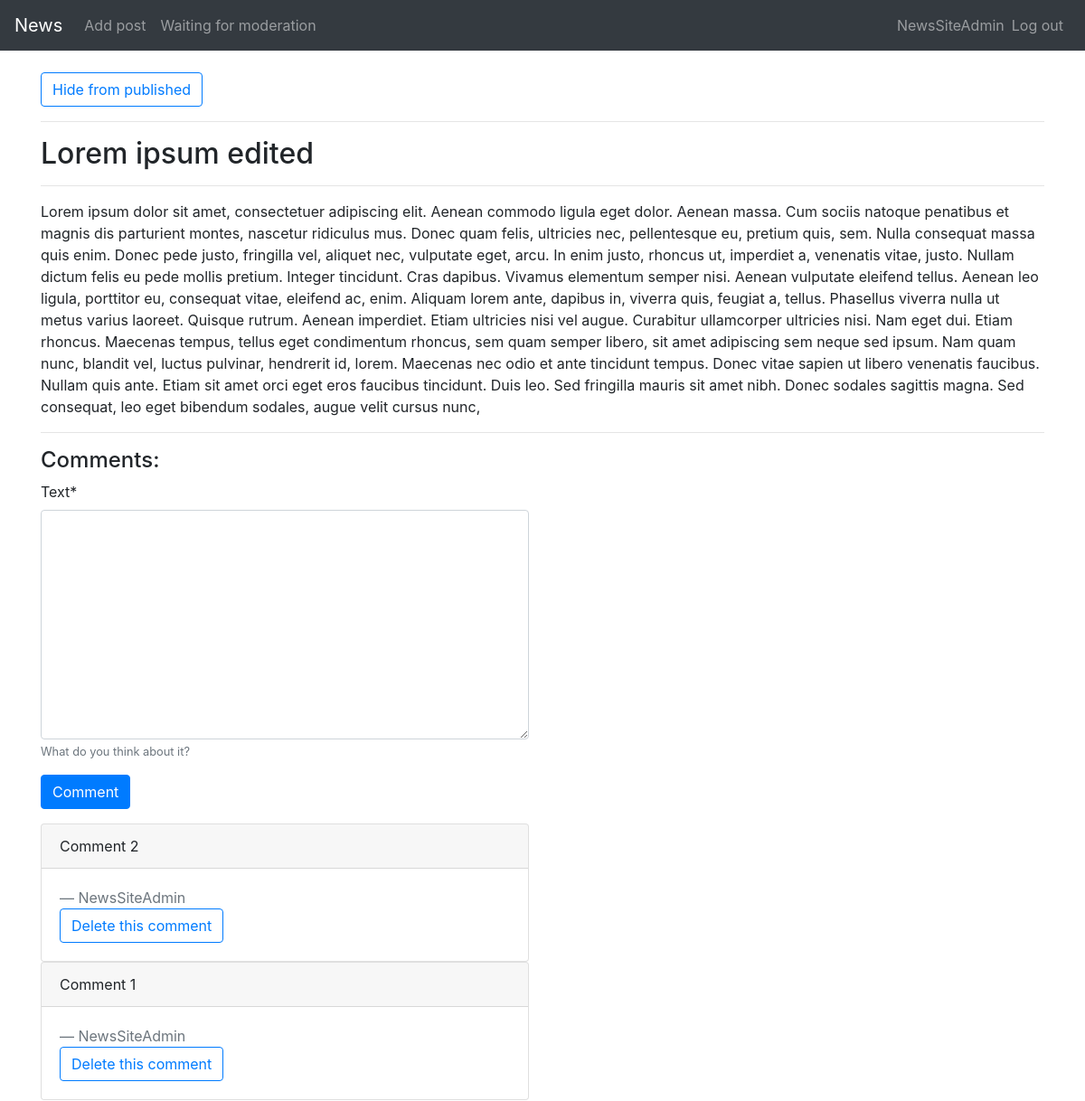
Screenshot of /posts/21 (signed in) with the database file from the repository.
### news/models.py (models this page shows, shortened)
class NewsPost(models.Model):
    title = models.CharField(max_length=64)
    text = RichTextUploadingField(blank=True, null=True)
    published = models.BooleanField(default=False)
    author = models.ForeignKey(User, null=True, on_delete=models.SET_NULL)
    class Meta:
        permissions = [
            ('post_without_moderation', "Can post without moderation")
        ]

class Comment(models.Model):
    text = models.TextField(help_text='What do you think about it?', max_length=1024)
    post = models.ForeignKey(
        NewsPost,
        on_delete=models.CASCADE,
        related_name='comments')
    author = models.ForeignKey(User, null=True, on_delete=models.SET_NULL)

### news/views.py (the view)
# urls.py: path('posts/<int:post_id>', views.show_post, name='posts'),
@login_required(login_url='/login/')
def show_post(request, post_id):
    if request.method == 'POST':
        form = CommentPostForm(request.POST)
        post = NewsPost.objects.get(id=post_id)
        if form.is_valid():
            comment_item = form.save(commit=False)
            comment_item.author = request.user
            comment_item.post = post
            comment_item.save()
            notify_on_comment(get_current_site(request), post, request.user)
    else:
        try:
            post = NewsPost.objects.get(id=post_id)
        except NewsPost.DoesNotExist:
            return redirect('index')
    context = {
        'post': post,
        'is_moderator': request.user.has_perm('news.post_without_moderation'),
        'comments': post.comments.all().order_by('-id'),
        'form': CommentPostForm()}
    return render(request, 'news/post.html', context)

### news/forms.py
class CommentPostForm(forms.ModelForm):
    class Meta:
        model = Comment
        fields = ['text']
    def __init__(self, *args, **kwargs):
        super().__init__(*args, **kwargs)
        self.helper = FormHelper()
        self.helper.form_method = 'post'
        self.helper.add_input(Submit('submit', 'Comment'))

### news/templates/news/post.html (shortened to what this page needs)
{% extends 'news/navbar.html' %}
{% load crispy_forms_tags %}
{% block content %}
    <br>
    {% if is_moderator %}
      <a href="{% url 'send_to_moderation' post.id %}" class="btn btn-outline-primary">Hide from published</a><hr>
    {% endif %}
    <h2>{{ post.title }}</h2>
    <hr>
    {{ post.text | safe }}
    <hr>
    <div class="row justify-content-right">
        <div class="col-6">
            <h4>Comments:</h4>
            {% crispy form %}
            {% for comment in comments %}
                <div class="card">
                  <div class="card-header">
                      {{ comment.text | safe }}
                  </div>
                  <div class="card-body">
                    <blockquote class="blockquote mb-0">
                      <footer class="blockquote-footer">{{ comment.author.username }}</footer>
                    </blockquote>
                  {% if is_moderator %}
                    <a href="{% url 'delete_comment' post.id comment.id %}" class="btn btn-outline-primary">Delete this comment</a>
                  {% endif %}
                  </div>
                </div>
            {% endfor %}
        </div>
    </div>
{% endblock %}

### news/templates/news/navbar.html (shortened to what this page needs)
{%  extends 'news/base.html' %}
{% block navigation %}
<nav class="navbar navbar-expand-lg navbar-dark bg-dark">
      <a class="navbar-brand" href="{% url 'index' %}">News</a>
      <div class="collapse navbar-collapse" id="navbarSupportedContent">
        <ul class="navbar-nav mr-auto">
          <li class="nav-item">
            <a class="nav-link" href="{% url 'add' %}">Add post</a>
          </li>
          {% if is_moderator %}
          <li class="nav-item">
            <a class="nav-link" href="{% url 'waiting_for_moderation' %}">Waiting for moderation</a>
          </li>
          {% endif %}
        </ul>
        <span class="navbar-text">
          {{ request.user.username }}
        </span>
      <ul class="navbar-nav">
          <li class="nav-item">
          <a class="nav-link" href="{% url 'logout' %}">Log out</a>
          </li>
      </ul>
      </div>
    </nav>
{% endblock %}

### rows the page displays
NewsPost: title "Lorem ipsum edited", text "Lorem ipsum dolor sit amet, consectetuer adipiscing elit. Aenean commodo ligula eget dolor. Aenean massa. Cum sociis natoque penatibus et magnis dis parturient montes, nascetur ridiculus mus. Donec quam felis, ultricies nec, pellentesque eu, pretium quis, sem. Nulla consequat massa quis enim. Donec pede justo, fringilla vel, aliquet nec, vulputate eget, arcu. In enim justo, rhoncus ut, imperdiet a, venenatis vitae, justo. Nullam dictum felis eu pede mollis pretium. Integer tincidunt. Cras dapibus. Vivamus elementum semper nisi. Aenean vulputate eleifend tellus. Aenean leo ligula, porttitor eu, consequat vitae, eleifend ac, enim. Aliquam lorem ante, dapibus in, viverra quis, feugiat a,…"
Comment: text "Comment 2", author.username "NewsSiteAdmin"
Comment: text "Comment 1", author.username "NewsSiteAdmin"

### other values shown
{{ request.user.username }} "NewsSiteAdmin"
